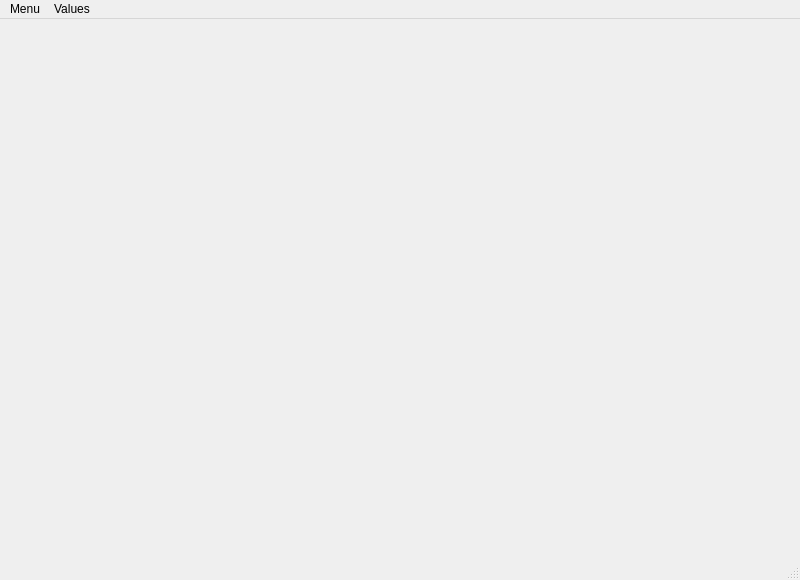
<?xml version="1.0" encoding="UTF-8"?>
<ui version="4.0">
 <class>InstuctorWindow</class>
 <widget class="QMainWindow" name="InstuctorWindow">
  <property name="enabled">
   <bool>true</bool>
  </property>
  <property name="geometry">
   <rect>
    <x>0</x>
    <y>0</y>
    <width>800</width>
    <height>580</height>
   </rect>
  </property>
  <property name="minimumSize">
   <size>
    <width>800</width>
    <height>580</height>
   </size>
  </property>
  <property name="maximumSize">
   <size>
    <width>800</width>
    <height>580</height>
   </size>
  </property>
  <property name="windowTitle">
   <string>Instrucor monitor</string>
  </property>
  <widget class="QWidget" name="generalwidget">
   <widget class="QStackedWidget" name="pages">
    <property name="geometry">
     <rect>
      <x>10</x>
      <y>0</y>
      <width>781</width>
      <height>551</height>
     </rect>
    </property>
    <property name="currentIndex">
     <number>4</number>
    </property>
    <widget class="QWidget" name="SettingsPage"/>
    <widget class="QWidget" name="BD_page"/>
    <widget class="QWidget" name="SPO2_Page"/>
    <widget class="QWidget" name="TempPage"/>
    <widget class="QWidget" name="HartPage">
     <property name="autoFillBackground">
      <bool>false</bool>
     </property>
     <property name="styleSheet">
      <string notr="true"/>
     </property>
    </widget>
   </widget>
  </widget>
  <widget class="QMenuBar" name="menubar">
   <property name="geometry">
    <rect>
     <x>0</x>
     <y>0</y>
     <width>800</width>
     <height>21</height>
    </rect>
   </property>
   <widget class="QMenu" name="menuInstructor_Window">
    <property name="title">
     <string>Menu</string>
    </property>
    <widget class="QMenu" name="menuSettings">
     <property name="title">
      <string>Settings</string>
     </property>
     <addaction name="actionIP_Configuration"/>
    </widget>
    <addaction name="menuSettings"/>
    <addaction name="separator"/>
    <addaction name="actionExit"/>
   </widget>
   <widget class="QMenu" name="menuValues">
    <property name="title">
     <string>Values</string>
    </property>
    <addaction name="actionHart"/>
    <addaction name="actionBloed_druk"/>
    <addaction name="actiontempratuur"/>
    <addaction name="actionSPO2"/>
   </widget>
   <addaction name="menuInstructor_Window"/>
   <addaction name="menuValues"/>
  </widget>
  <widget class="QStatusBar" name="statusbar"/>
  <action name="actionExit">
   <property name="icon">
    <iconset theme="battery">
     <normaloff>.</normaloff>.</iconset>
   </property>
   <property name="text">
    <string>Exit</string>
   </property>
  </action>
  <action name="actionIP_Configuration">
   <property name="icon">
    <iconset theme="emblem-system">
     <normaloff>.</normaloff>.</iconset>
   </property>
   <property name="text">
    <string>IP Configuration</string>
   </property>
  </action>
  <action name="actionHart">
   <property name="icon">
    <iconset theme="battery-low">
     <normaloff>.</normaloff>.</iconset>
   </property>
   <property name="text">
    <string>Hart</string>
   </property>
  </action>
  <action name="actionBloed_druk">
   <property name="text">
    <string>Bloed druk</string>
   </property>
  </action>
  <action name="actiontempratuur">
   <property name="text">
    <string>Tempratuur</string>
   </property>
  </action>
  <action name="actionSPO2">
   <property name="text">
    <string>SPO2</string>
   </property>
  </action>
 </widget>
 <resources/>
 <connections/>
</ui>
